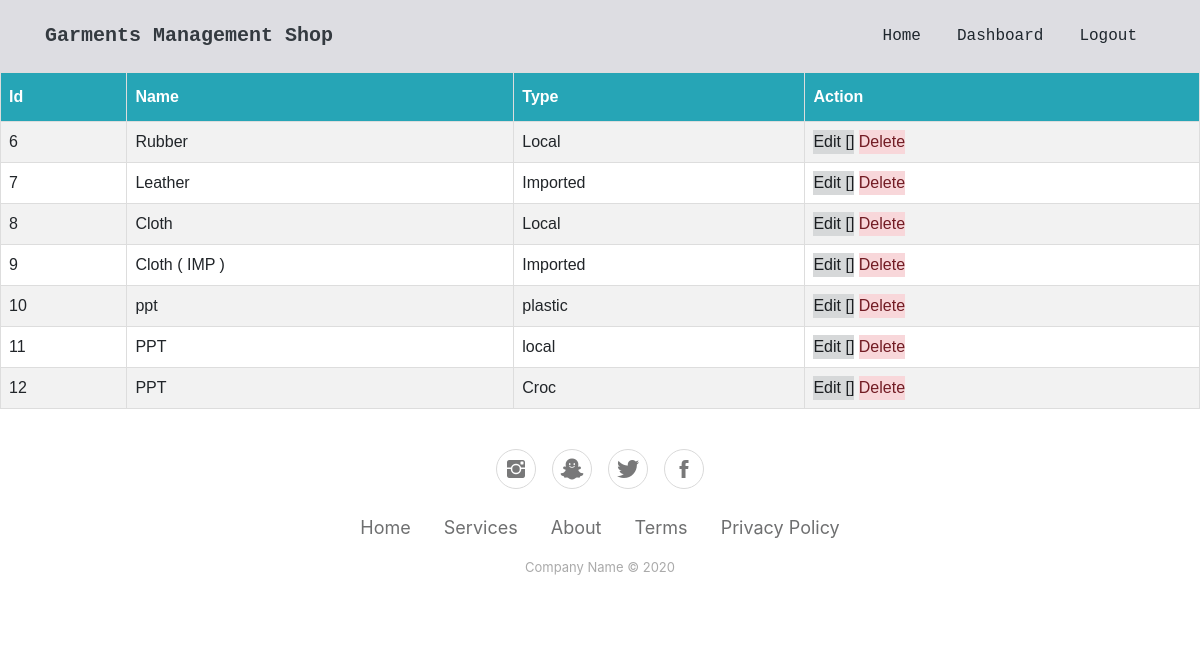
Page /ShowGarments/ (signed in) on the committed database.
### GarmentsManagementApp/models.py (models this page shows)
class Garment(models.Model):
    name = models.CharField(max_length=20)
    type = models.CharField(max_length=20,null=True)

### GarmentsManagementApp/views.py (the view)
# urls.py: path('ShowGarments/',views.ShowGarments,name='ShowGarments'),
@login_required(login_url='/login/')
def ShowGarments(request):
    list = Garment.objects.all()
    return render(request, 'ShowGarments.html', {'list': list})

### templates/ShowGarments.html (shortened to what this page needs)
{% extends 'index.html' %}
{% block content %}
<table id="customers">
  <tr>
    <th>Id</th>
    <th>Name</th>
    <th>Type</th>
      <th>Action</th>
  </tr>
    {% for item in list %}
        <tr>
            <td>{{ item.id }}</td>
            <td>{{ item.name }}</td>
            <td>{{ item.type }}</td>
            <td> <a type="button" class="alert-dark" href="{% url 'GarmentsManagementApp:editGarment' pk=item.id %}">Edit    [] </a> <a type="button" class="alert-danger" href="{% url 'GarmentsManagementApp:deleteGarment' pk=item.id %}" onclick="alert('Are you sure?')">Delete</a></td>
        </tr>
    {% endfor %}
</table>
{% endblock %}

### templates/ShowGarments.html (style rules this page uses)
#customers { font-family: Arial, Helvetica, sans-serif; border-collapse: collapse; width: 100%; }
#customers td, #customers th { border: 1px solid #ddd; padding: 8px; }
#customers tr:nth-child(even) { background-color: #f2f2f2; }
#customers th { padding-top: 12px; padding-bottom: 12px; text-align: left; background-color: #26a5b6; color: white; }

### rows in the picture
Garment: id "6", name "Rubber", type "Local"
Garment: id "7", name "Leather", type "Imported"
Garment: id "8", name "Cloth", type "Local"
Garment: id "9", name "Cloth ( IMP )", type "Imported"
Garment: id "10", name "ppt", type "plastic"
Garment: id "11", name "PPT", type "local"
Garment: id "12", name "PPT", type "Croc"
